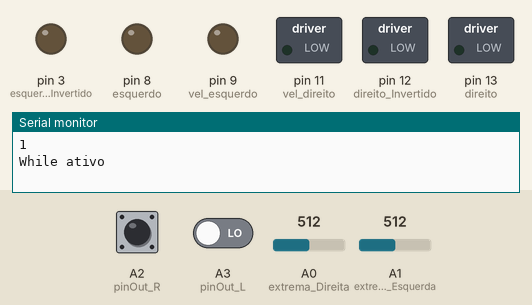
This sketch was run on a simulated Arduino Uno, built with avr-gcc and run on an emulated ATmega328P. Parts: switched loads named in the sketch (green lamp = pin HIGH), output pins drawn as LEDs (lit = HIGH), the last lines printed to the serial monitor. The test bench sets the inputs (shaded band); at power-on: A2 (pinOut_R) LOW, A0 (extrema_Direita) = 512, A1 (extrema_Esquerda) = 512, A3 (pinOut_L) LOW.

Above: at 1.2 s.
1.3 s: A2 (pinOut_R) pulsed HIGH 2 times (0.12 s each, 0.3 s apart)
At 4.0 s:
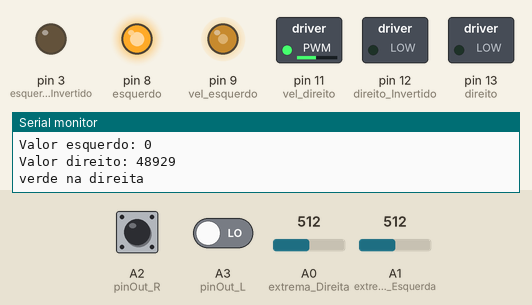
4.9 s: A0 (extrema_Direita) set to 306
At 7.1 s:
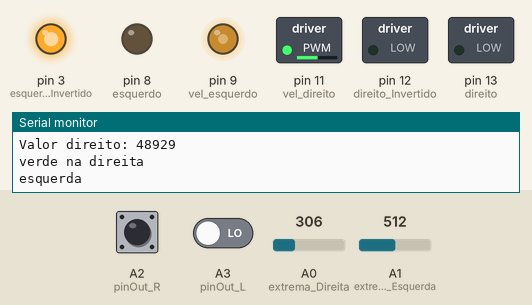
7.6 s: A1 (extrema_Esquerda) set to 407
9.1 s: A1 (extrema_Esquerda) set to 393
At 9.5 s:
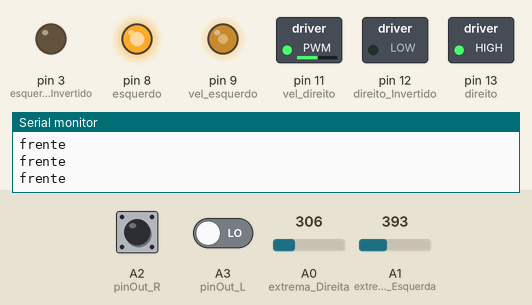
10.6 s: A0 (extrema_Direita) set to 392
13.6 s: A0 (extrema_Direita) set to 419
At 14.2 s:
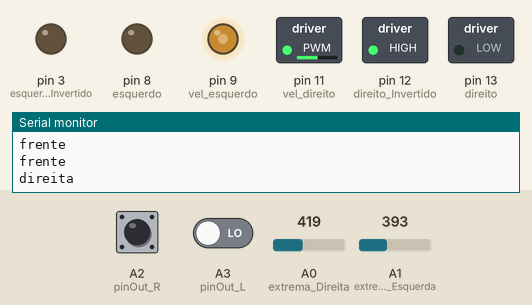
Timing chart, 0 to 16.1 s (numbered marks = the images above; inputs shaded):
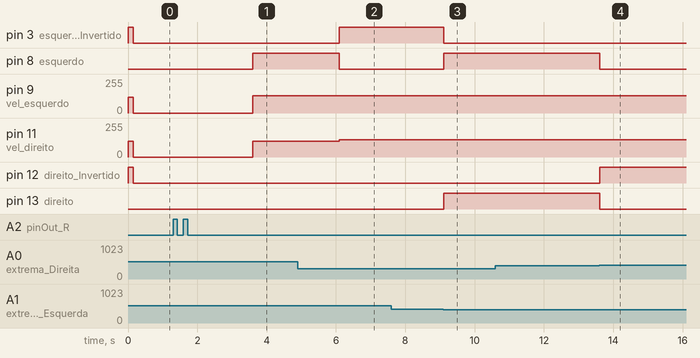

The sketch:

finalizando_queijo2.ino
```cpp
/*
==============================================================================================================
MAPEAMENTO DE HARDWARE:
==============================================================================================================*/
//Motor do lado direito
#define direito 13
#define direito_Invertido 12
#define vel_direito 11 //Precisa ser PWM

//Motor do lado esquerdo
#define esquerdo 8
#define esquerdo_Invertido 3
#define vel_esquerdo 9 //Precisa ser PWM

//Sensores
#define extrema_Direita A0
#define extrema_Esquerda A1

//Sensores de cor
#define pinS2_R 6
#define pinS3_R 7
#define pinOut_R A2
#define pinS2_L 2
#define pinS3_L 4
#define pinOut_L A3

unsigned int valorBrancoR = 0;
unsigned int valorVerdeR = 0;
unsigned int valorBrancoL = 0;
unsigned int valorVerdeL = 0;


/*
==============================================================================================================
CONSTANTES:
==============================================================================================================*/

#define compensa_direito 0 //Valor somado a velocidade do motor direito
#define compensa_esquerdo 0 //Valor somado a velocidade do motor esquerdo
#define compensa_curva 0


#define tempo_curva 500

#define media 2

//cortes
#define corte_fora_da_linha 9
#define corte_na_linha 10
#define corte_no_verde 15
#define corte 400

/*
==============================================================================================================
VARIÁVEIS:
==============================================================================================================*/

int mediaD;
int mediaE;


int veloc_Frente = 130;
int veloc_Reverso = 120;

int tentativa;


/*
==============================================================================================================
CONFIGURAÇÃO:
==============================================================================================================*/
void setup() {

  //Pinos dos motores como saída
  pinMode(direito, OUTPUT);
  pinMode(direito_Invertido, OUTPUT);
  pinMode(esquerdo, OUTPUT);
  pinMode(esquerdo_Invertido, OUTPUT);
  pinMode(vel_direito, OUTPUT);
  pinMode(vel_esquerdo, OUTPUT);

//  Pinos dos sensores como entrada
  pinMode(extrema_Direita, INPUT);
  pinMode(extrema_Esquerda, INPUT);


  Serial.begin(9600);
}


/*
==============================================================================================================
PROGRAMA PRINCIPAL:
==============================================================================================================*/
void loop() {

ler_sensores();


//sensor de cor
 if(mediaD < corte and mediaE < corte){
    frente();
    Serial.println("frente");
  }

 //virar pra esquerda
 if(mediaD < corte and mediaE > corte){
    esquerda();
    delay(tempo_curva);
    Serial.println("esquerda");
  }
//virar pra direita
if(mediaD > corte and mediaE < corte){
    direita();
    delay(tempo_curva);
    Serial.println("direita");
  }


if(mediaD > corte and mediaE > corte){
  tentativa=0;
  tras();
  delay(100);
while(true){
  tentativa=tentativa+1;
  Serial.println(tentativa);
  if (tentativa>10){
    break;
  }
  Serial.println("While ativo");
tras();
delay(50);
para();
delay(200);
detectaCor();

Serial.print("Valor esquerdo: ");
Serial.println(valorVerdeL);
Serial.print("Valor direito: ");
Serial.println(valorVerdeR);

   if(valorVerdeR >= corte_no_verde and valorVerdeL < corte_no_verde){
  girar_direita();
  Serial.println("verde na direita");
  delay(tempo_curva*5);
  break;
  }

if(valorVerdeL >= corte_no_verde and valorVerdeR < corte_no_verde){
  girar_esquerda();
  Serial.println("verde na esquerda");
  delay(tempo_curva*5);
  break;
  }
else {
  frente();
  delay(50);
}
  }
}
}


/*
==============================================================================================================
DEFININDO CADA FUNÇÃO:
==============================================================================================================*/

void frente(){

     digitalWrite(direito_Invertido, LOW);
     digitalWrite(esquerdo_Invertido, LOW);

     analogWrite(vel_direito, veloc_Frente+compensa_direito);
     analogWrite(vel_esquerdo, veloc_Frente+compensa_esquerdo);

     digitalWrite(direito, HIGH);
     digitalWrite(esquerdo, HIGH);

}

void tras(){

 digitalWrite(direito, LOW);
 digitalWrite(esquerdo, LOW);

 analogWrite(vel_direito, veloc_Reverso+compensa_direito);
 analogWrite(vel_esquerdo, veloc_Reverso+compensa_esquerdo);

 digitalWrite(direito_Invertido, HIGH);
 digitalWrite(esquerdo_Invertido, HIGH);

}


void para(){

 digitalWrite(direito_Invertido, LOW);
 digitalWrite(esquerdo_Invertido, LOW);

 analogWrite(vel_direito, 0);
 analogWrite(vel_esquerdo, 0);

 digitalWrite(direito, LOW);
 digitalWrite(esquerdo, LOW);

}

void direita(){

     digitalWrite(direito_Invertido, HIGH);
     digitalWrite(esquerdo_Invertido, LOW);

     analogWrite(vel_direito, veloc_Frente+compensa_direito);
     analogWrite(vel_esquerdo, veloc_Frente+compensa_esquerdo);

     digitalWrite(direito, LOW);
     digitalWrite(esquerdo, LOW);

}

void esquerda(){

     digitalWrite(direito_Invertido, LOW);
     digitalWrite(esquerdo_Invertido, HIGH);

     analogWrite(vel_direito, veloc_Frente+compensa_direito);
     analogWrite(vel_esquerdo, veloc_Frente+compensa_esquerdo);

     digitalWrite(direito, LOW);
     digitalWrite(esquerdo, LOW);

}

void girar_direita(){

 digitalWrite(direito, LOW);
 digitalWrite(esquerdo_Invertido, LOW);

 analogWrite(vel_direito, veloc_Reverso+compensa_curva+compensa_direito);
 analogWrite(vel_esquerdo, veloc_Frente+compensa_esquerdo);

 digitalWrite(direito_Invertido, LOW);
 digitalWrite(esquerdo, HIGH);

}

void girar_esquerda(){

 digitalWrite(direito_Invertido, LOW);
 digitalWrite(esquerdo, LOW);

 analogWrite(vel_direito, veloc_Frente+compensa_direito);
 analogWrite(vel_esquerdo, veloc_Reverso+compensa_curva+compensa_esquerdo);

 digitalWrite(direito, HIGH);
 digitalWrite(esquerdo_Invertido, LOW);

}

void tras_direita(){

 digitalWrite(direito, HIGH);
 digitalWrite(esquerdo, LOW);

 analogWrite(vel_direito, veloc_Reverso+compensa_direito);
 analogWrite(vel_esquerdo, veloc_Reverso+compensa_esquerdo);

 digitalWrite(direito_Invertido, LOW);
 digitalWrite(esquerdo_Invertido, HIGH);

}

void tras_esquerda(){
 digitalWrite(direito, HIGH);
 digitalWrite(esquerdo, LOW);

 analogWrite(vel_direito, veloc_Reverso+compensa_direito);
 analogWrite(vel_esquerdo, veloc_Reverso);

 digitalWrite(direito_Invertido, LOW);
 digitalWrite(esquerdo_Invertido, HIGH);
 }


 // *********** Função de leitura do sensor de cor ********************
void detectaCor(){

  //Sem filtro
  digitalWrite(pinS3_R, LOW);
  digitalWrite(pinS2_R, HIGH);
  valorBrancoR = pulseIn(pinOut_R, digitalRead(pinOut_R) == HIGH ? LOW : HIGH);

  //Verde
  digitalWrite(pinS3_R, HIGH);
  digitalWrite(pinS2_R, HIGH);
  valorVerdeR = pulseIn(pinOut_R, digitalRead(pinOut_R) == HIGH ? LOW : HIGH);

//Sem filtro2
  digitalWrite(pinS3_L, LOW);
  digitalWrite(pinS2_L, HIGH);
  valorBrancoL = pulseIn(pinOut_L, digitalRead(pinOut_L) == HIGH ? LOW : HIGH);

    //Verde2
  digitalWrite(pinS3_L, HIGH);
  digitalWrite(pinS2_L, HIGH);
  valorVerdeL = pulseIn(pinOut_L, digitalRead(pinOut_L) == HIGH ? LOW : HIGH);
}


//ler sensores
void ler_sensores(){
int contador = 0;
int totalD = 0;
int totalE = 0;

while(contador < media){
  totalD = totalD + analogRead(extrema_Direita);
  totalE = totalE +analogRead(extrema_Esquerda);
  contador = contador + 1;
  }
 mediaD = totalD / media;
 mediaE = totalE / media;

//Serial.print("mediaD:");
//Serial.println(mediaD);
//Serial.print("mediaE:");
//Serial.println(mediaE);

}
```

Measured:
- the behaviour switches between 400 and 399 on A1 (extrema_Esquerda) (found by bisection; images 2 and 3)
- the behaviour switches between 400 and 401 on A0 (extrema_Direita) (found by bisection; images 3 and 4)
- after the input at 1.3 s, pin 3 (esquerdo_Invertido), pin 12 (direito_Invertido), pin 13 (direito): stays LOW (without the input it goes to HIGH after 3.1 s)
- after the input at 4.9 s, pin 3 (esquerdo_Invertido): goes on until 6.1 s, then stays HIGH; pin 9 (vel_esquerdo): stays 130/255 (without the input it goes to 120/255 after 1.2 s); pin 11 (vel_direito): 120/255 → 130/255 after 1.2 s; pin 12 (direito_Invertido): stays LOW (without the input it goes to HIGH after 1.2 s)
- after the input at 9.1 s, pin 3 (esquerdo_Invertido): HIGH → LOW at once; pin 8 (esquerdo), pin 13 (direito): LOW → HIGH at once
- after the input at 13.6 s, pin 8 (esquerdo), pin 13 (direito): HIGH → LOW at once; pin 12 (direito_Invertido): LOW → HIGH at once
